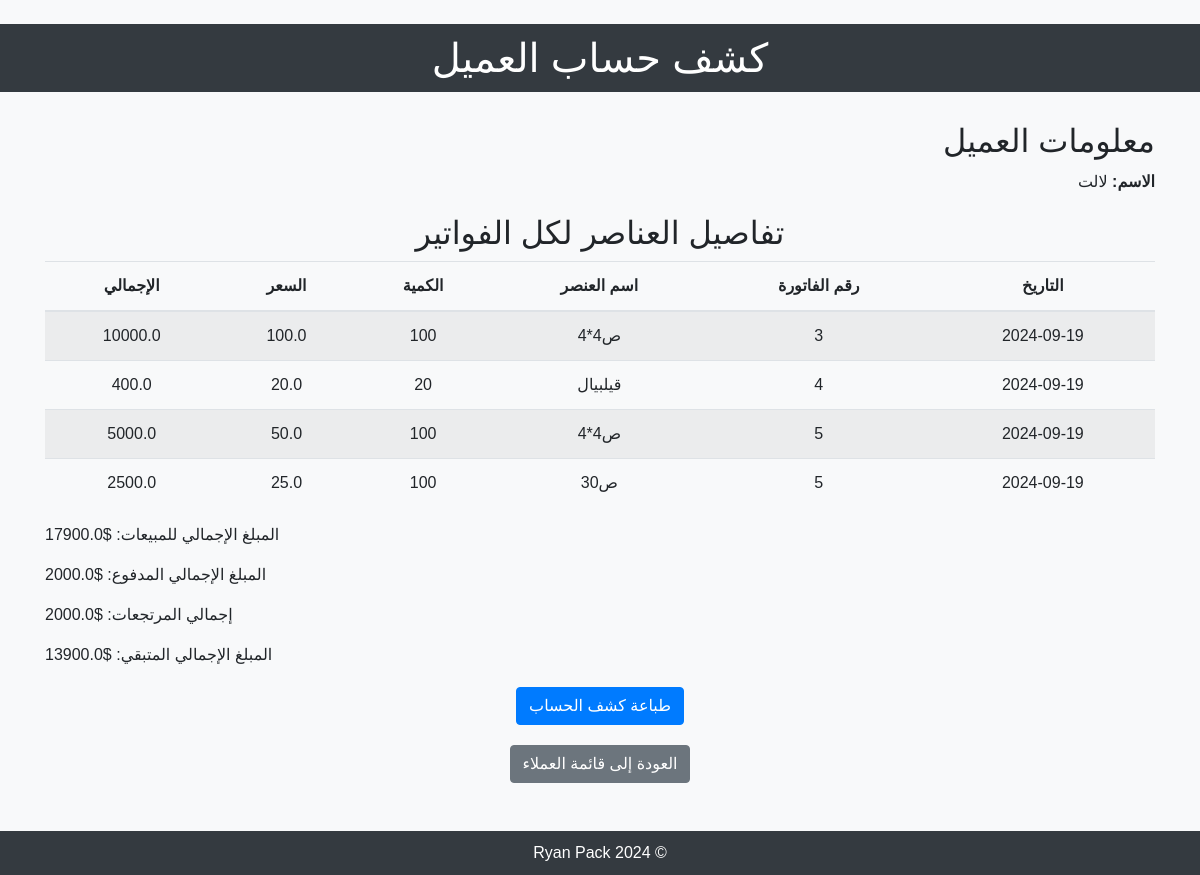
The page /client_statement/3 on the database its author committed.
### app.py (models this page shows, shortened)
class Client(db.Model):
    id = db.Column(db.Integer, primary_key=True)
    name = db.Column(db.String(100), nullable=False)
    address = db.Column(db.String(120), nullable=False)
    phone = db.Column(db.String(15), nullable=False)

class InvoiceItem(db.Model):
    id = db.Column(db.Integer, primary_key=True)
    invoice_id = db.Column(db.Integer, db.ForeignKey('invoice.id'), nullable=False)
    invoice = db.relationship('Invoice', backref='items')
    amount = db.Column(db.Integer, nullable=False)
    price = db.Column(db.Float, nullable=False)
    item_name = db.Column(db.String(100), nullable=True)
    total = db.Column(db.Float, nullable=False)

class Invoice(db.Model):
    id = db.Column(db.Integer, primary_key=True)
    client_id = db.Column(db.Integer, db.ForeignKey('client.id'), nullable=False)
    client = db.relationship('Client', backref='invoices')
    date_created = db.Column(db.DateTime, default=datetime.utcnow)
    total_amount = db.Column(db.Float, nullable=False, default=0.0)

### app.py (the view)
@app.route('/client_statement/<int:id>')
def client_statement(id):
    client = Client.query.get_or_404(id)
    invoices = Invoice.query.filter_by(client_id=id).all()
    payments = Payment.query.filter_by(client_id=id).all()
    returns = Return.query.filter_by(invoice_id=id).all()  # تحديث الاستعلام للمرتجعات
    invoice_items = []
    for invoice in invoices:
        for item in invoice.items:
            invoice_items.append({
                'invoice_id': invoice.id,
                'item_name': item.item_name,
                'amount': item.amount,
                'price': item.price,
                'total': item.total,
                'date': invoice.date_created  # إضافة تاريخ الفاتورة
            })
    total_amount_owed = sum(invoice.total_amount for invoice in invoices)
    total_amount_paid = sum(payment.amount for payment in payments)
    total_returns = sum(ret.amount_returned for ret in returns)  # إجمالي المرتجعات
    return render_template('client_statement.html', client=client, invoices=invoices,
                           total_amount_owed=total_amount_owed, total_amount_paid=total_amount_paid,
                           total_returns=total_returns,
                           invoice_items=invoice_items, current_year=datetime.utcnow().year)

### templates/client_statement.html (shortened to what this page needs)
<!DOCTYPE html>
<html lang="ar">
<head>
    <link href="https://stackpath.bootstrapcdn.com/bootstrap/4.5.2/css/bootstrap.min.css" rel="stylesheet">
</head>
<body>
<br>
<div class="header">
    <h1>كشف حساب العميل</h1>
</div>
<div class="container">
    <div class="client-info">
        <h2>معلومات العميل</h2>
        <p><span class="label">الاسم:</span> {{ client.name }}</p>
    </div>
    <h2 class="text-center">تفاصيل العناصر لكل الفواتير</h2>
    <table class="table table-striped invoice-items">
        <thead>
        <tr>
            <th>التاريخ</th>
            <th>رقم الفاتورة</th>
            <th>اسم العنصر</th>
            <th>الكمية</th>
            <th>السعر</th>
            <th>الإجمالي</th>
        </tr>
        </thead>
        <tbody>
        {% for item in invoice_items %}
            <tr>
                <td>{{ item.date.strftime('%Y-%m-%d') }}</td>
                <td>{{ item.invoice_id }}</td>
                <td>{{ item.item_name }}</td>
                <td>{{ item.amount }}</td>
                <td>{{ item.price }}</td>
                <td>{{ item.total }}</td>
            </tr>
        {% endfor %}
        </tbody>
    </table>
    <p><span class="label">المبلغ الإجمالي للمبيعات:</span> ${{ total_amount_owed }}</p>
    <p><span class="label">المبلغ الإجمالي المدفوع:</span> ${{ total_amount_paid }}</p>
    <p><span class="label">إجمالي المرتجعات:</span> ${{ total_returns }}</p>
    <p><span class="label">المبلغ الإجمالي المتبقي:</span> ${{ total_amount_owed - total_amount_paid - total_returns }}
    </p>
    <div class="text-center print-btn">
        <button class="btn btn-primary" onclick="window.print()">طباعة كشف الحساب</button>
    </div>
    <div class="text-center back-btn">
        <a href="{{ url_for('list_clients') }}" class="btn btn-secondary">العودة إلى قائمة العملاء</a>
    </div>
</div>
<br><br>
<div class="footer">
    <p>&copy; {{ current_year }} Ryan Pack</p>
</div>
</body>
</html>

### templates/client_statement.html (style rules this page uses)
body { background: url('https://www.transparenttextures.com/patterns/geometry.png') repeat; font-family: Arial, sans-serif; background-color: #f8f9fa; direction: rtl; }
.container { margin-top: 30px; }
.header, .footer { background-color: #343a40; color: white; padding: 10px; text-align: center; }
.header h1, .footer p { margin: 0; }
.client-info { margin-bottom: 20px; text-align: right; }
.client-info h2 { margin-bottom: 10px; }
.client-info p { font-size: 16px; margin: 5px 0; }
.client-info .label { font-weight: bold; }
.invoice-items th, .invoice-items td { text-align: center; }
.print-btn, .back-btn { margin-top: 20px; }

### rows shown on the page
Client: name "لالت"
InvoiceItem: date "2024-09-19", invoice_id "3", item_name "ص4*4", amount "100", price "100.0", total "10000.0"
InvoiceItem: date "2024-09-19", invoice_id "4", item_name "قيلبيال", amount "20", price "20.0", total "400.0"
InvoiceItem: date "2024-09-19", invoice_id "5", item_name "ص4*4", amount "100", price "50.0", total "5000.0"
InvoiceItem: date "2024-09-19", invoice_id "5", item_name "ص30", amount "100", price "25.0", total "2500.0"

### other values the page prints
{{ total_amount_owed }} "17900.0"
{{ total_amount_paid }} "2000.0"
{{ total_returns }} "2000.0"
{{ total_amount_owed - total_amount_paid - total_returns }} "13900.0"
